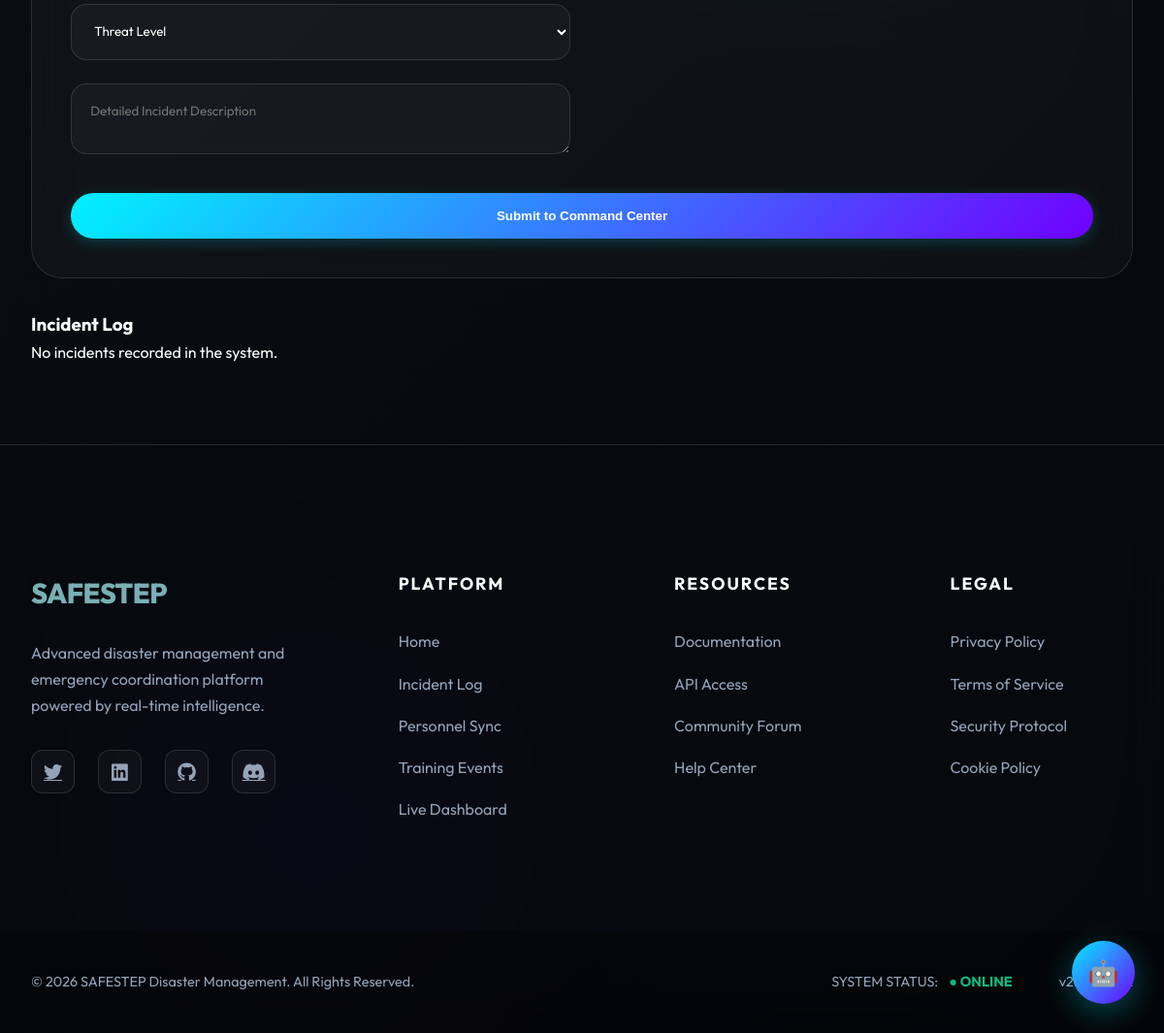
The page /reports (lower part) on the database as committed earlier.
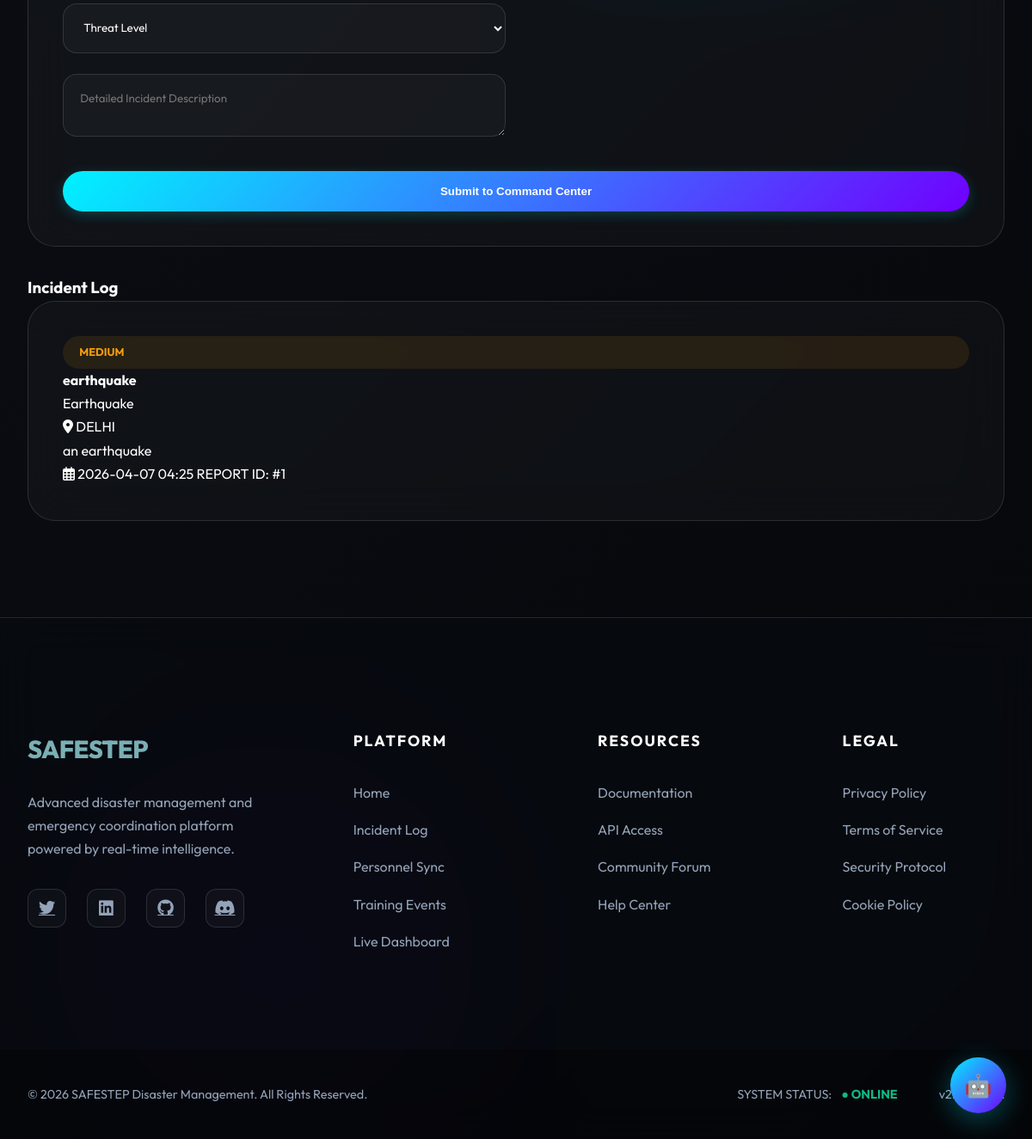
The same page on the database as committed later.
### models.py (models this page shows)
class Report(db.Model):
    id = db.Column(db.Integer, primary_key=True)
    title = db.Column(db.String(200), nullable=False)
    description = db.Column(db.Text, nullable=False)
    location = db.Column(db.String(200), nullable=False)
    severity = db.Column(db.String(50), nullable=False) # 'Low', 'Medium', 'High', 'Critical'
    disaster_type = db.Column(db.String(100), nullable=False)
    date_reported = db.Column(db.DateTime, default=datetime.utcnow)
    user_id = db.Column(db.Integer, db.ForeignKey('user.id'), nullable=False)

### app.py (the view, shortened to what this page needs)
@app.route('/reports', methods=['GET', 'POST'])
def reports():
    all_reports = Report.query.order_by(Report.date_reported.desc()).all()
    return render_template('reports.html', reports=all_reports)

### templates/reports.html (shortened to what this page needs)
{% extends "base.html" %}
{% block content %}
<div class="reports-grid" style="padding-bottom: 5rem;">
    <div class="card reports-form-card">
        <form method="POST">
            <div class="form-row">
                <select name="severity" required>
                    <option value="" disabled selected>Threat Level</option>
                </select>
            </div>
            <div class="form-row">
                <textarea name="description" required placeholder="Detailed Incident Description"></textarea>
            </div>
            <button type="submit" class="btn-primary-block">Submit to Command Center</button>
        </form>
    </div>
    <div class="reports-list">
        <h3>Incident Log</h3>
        {% if reports %}
        {% for report in reports %}
        <div class="report-entry card">
            <div class="report-badge {{ report.severity|lower }}">{{ report.severity }}</div>
            <div class="report-header">
                <h4>{{ report.title }}</h4>
                <span class="type-tag">{{ report.disaster_type }}</span>
            </div>
            <p class="location"><i class="fas fa-map-marker-alt"></i> {{ report.location }}</p>
            <p class="desc">{{ report.description }}</p>
            <div class="report-footer">
                <span><i class="far fa-calendar-alt"></i> {{ report.date_reported.strftime('%Y-%m-%d %H:%M') }}</span>
                <span>REPORT ID: #{{ report.id }}</span>
            </div>
        </div>
        {% endfor %}
        {% else %}
        <p>No incidents recorded in the system.</p>
        {% endif %}
    </div>
</div>
{% endblock %}

### templates/base.html (shortened to what this page needs)
<!DOCTYPE html>
<html lang="en">
<head>
    <link rel="stylesheet" href="{{ url_for('static', filename='style.css') }}">
    <link rel="stylesheet" href="https://cdnjs.cloudflare.com/ajax/libs/font-awesome/6.0.0/css/all.min.css">
    <link rel="stylesheet" href="https://unpkg.com/leaflet@1.9.4/dist/leaflet.css" />
</head>
<body>
    <main>
        <div class="container">
            {% block content %}{% endblock %}
        </div>
    </main>
    <footer class="footer">
        <div class="container footer-grid">
            <div class="footer-brand">
                <a href="{{ url_for('index') }}" class="logo">SAFESTEP</a>
                <p>Advanced disaster management and emergency coordination platform powered by real-time intelligence.
                </p>
                <div class="social-links">
                    <a href="#"><i class="fab fa-twitter"></i></a>
                    <a href="#"><i class="fab fa-linkedin"></i></a>
                    <a href="#"><i class="fab fa-github"></i></a>
                    <a href="#"><i class="fab fa-discord"></i></a>
                </div>
            </div>
            <div class="footer-column">
                <h4>Platform</h4>
                <ul class="footer-links">
                    <li><a href="{{ url_for('index') }}">Home</a></li>
                    <li><a href="{{ url_for('reports') }}">Incident Log</a></li>
                    <li><a href="{{ url_for('attendance') }}">Personnel Sync</a></li>
                    <li><a href="{{ url_for('training') }}">Training Events</a></li>
                    <li><a href="#">Live Dashboard</a></li>
                </ul>
            </div>
            <div class="footer-column">
                <h4>Resources</h4>
                <ul class="footer-links">
                    <li><a href="#">Documentation</a></li>
                    <li><a href="#">API Access</a></li>
                    <li><a href="#">Community Forum</a></li>
                    <li><a href="#">Help Center</a></li>
                </ul>
            </div>
            <div class="footer-column">
                <h4>Legal</h4>
                <ul class="footer-links">
                    <li><a href="#">Privacy Policy</a></li>
                    <li><a href="#">Terms of Service</a></li>
                    <li><a href="#">Security Protocol</a></li>
                    <li><a href="#">Cookie Policy</a></li>
                </ul>
            </div>
        </div>
        <div class="footer-bottom">
            <div class="container footer-bottom-flex">
                <p>&copy; 2026 SAFESTEP Disaster Management. All Rights Reserved.</p>
                <div class="footer-meta">
                    <span>SYSTEM STATUS: <span class="status-online">● ONLINE</span></span>
                    <span>v2.5 ALPHA</span>
                </div>
            </div>
        </div>
    </footer>
    <div class="chatbot-floating-btn" id="open-chat" title="Open Chatbot">
        🤖
    </div>
</body>
</html>

Rows that differ between the two databases and show on the page:
added Report: severity "MEDIUM", title "earthquake", disaster_type "Earthquake", location "DELHI", description "an earthquake", date_reported "2026-04-07 04:25", id "1"
Other text that changed with them:
text no longer shown: "No incidents recorded in the system."
